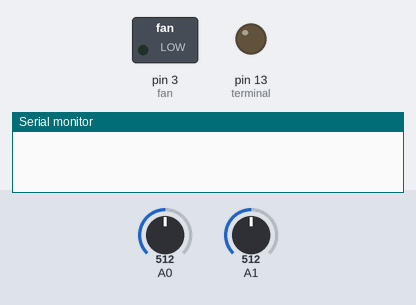
The sketch below on a simulated Arduino Uno, built with avr-gcc and run on an emulated ATmega328P. On the bench: switched loads named in the sketch (green lamp = pin HIGH), output pins drawn as LEDs (lit = HIGH), the last lines printed to the serial monitor. Inputs (shaded band) come from the test bench; at power-on: A0 = 512, A1 = 512.

Above: at 0.1 s.
At 60.1 s:
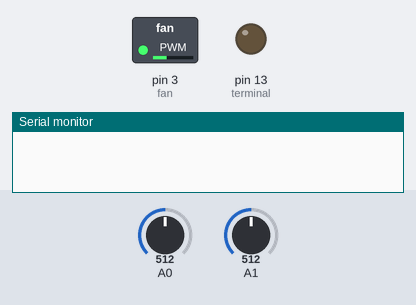
At 60.6 s:
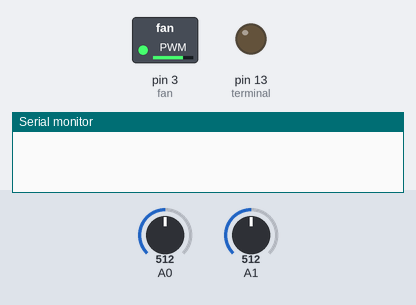
At 122.6 s:
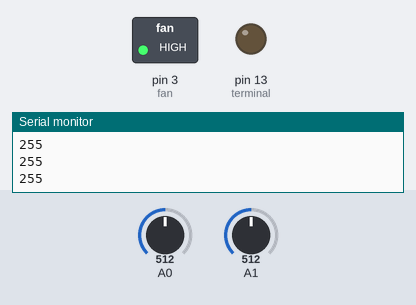
Timing chart, 0 to 124.1 s (numbered marks = the images above):
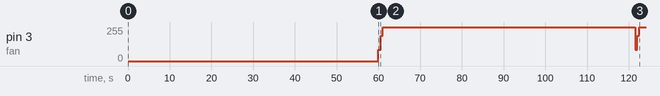

The sketch:

fan-eeprom-servo.ino
```cpp
#include <EEPROM.h>
int birSensor = A0;
int ikiSensor = A1;
int fan = 3;
int crrDisDeger = 0;
int crrIcDeger = 0;
int crrDeger = 0;
int icAdres = 0;
int disAdres = 513;
int icCrrDeger=0;
int disCrrDeger=0;
int terminal = 13;
void setup() {
  pinMode(A0,INPUT);
  pinMode(A1,INPUT);
  pinMode(3,OUTPUT);
  pinMode(terminal,OUTPUT);
  digitalWrite(3,LOW);
  Serial.begin(9600);
}
void loop() {
    float icDeger = analogRead(A0);
    float disDeger = analogRead(A1);
    float icC = ((icDeger/1023.0)*5000.0)/10.0;
    float disC = ((disDeger/1023.0)*5000.0)/10.0;
if(icC != disC){
  EEPROM.write(icAdres,icC);
  icAdres = icAdres+1;
  if(icAdres == 513){
    icAdres = 0;
    }
  }
if(icC != disC){
  EEPROM.write(disAdres,disC);
  disAdres = disAdres+1;
  if(disAdres == 1025){
    disAdres = 513;
    }
  }
delay(60000);
int i;
int j;
j = 15;
if(i>=0 && i<513 && j>=15 && j<527){
    for(i = 0;i<=j;i++){
        crrIcDeger = crrIcDeger + EEPROM.read(i);
    }
    i++;
    j++;
  }
else {
  i = 0;
  j = 15;
  }
j = 528;
if(i>=513 && i<1024 && j>=528 && j<1024){
    for(i= 513;i<=j;i++){
        crrDisDeger = crrDisDeger + EEPROM.read(i);
    }
    i++;
    j++;
  }
else {
  i = 513;
  j = 528;
  }
float crrDeger = ((crrIcDeger)/15 - (crrDisDeger)/15);

if ((crrDeger) > 15){
      analogWrite(fan,85);
      delay(500);
    }
  if ((crrDeger) > 30){
      analogWrite(fan,190);
      delay(500);
    }
  if ((crrDeger) > 45){
      analogWrite(fan,255);
      delay(500);
    }
  else{
      analogWrite(fan,LOW);
    }
Serial.println(EEPROM.read(0));
Serial.println(EEPROM.read(1));
Serial.println(EEPROM.read(2));
Serial.println(EEPROM.read(3));
Serial.println(EEPROM.read(4));
Serial.println(EEPROM.read(513));
Serial.println(EEPROM.read(514));
Serial.println(EEPROM.read(515));
Serial.println(EEPROM.read(516));
Serial.println(EEPROM.read(517));
}
```

Measured:
- by itself, pin 3 (fan): 0/255 → 85/255 at 60.0 s, → 190/255 0.50 s later, → 255/255 0.50 s later, → 85/255 60.5 s later, … (6 changes in this stretch)
